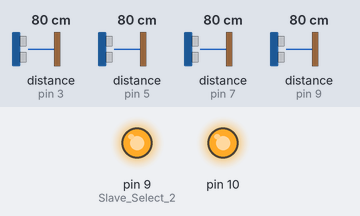
Bench run of a sketch on a simulated Arduino Uno, built with avr-gcc and run on an emulated ATmega328P. Parts: output pins drawn as LEDs (lit = HIGH). The inputs (shaded band) are chosen by the test bench; at power-on: distance to the obstacle (sensors on pin 3, pin 5, pin 7, pin 9) 80 cm. The echo pulse lasts 58.3 µs per cm; pins used as bus, display or sensor lines are not drawn; what the sketch prints to the serial monitor is not drawn.

Above: at 0.1 s.
Timing chart, 0 to 1.6 s (numbered marks = the images above):
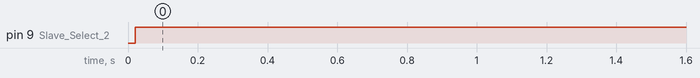

The sketch:

ArduinoUNO.ino
```cpp
//SPI
#include <SPI.h>

//Ping Sensor Library
#include <NewPing.h>

//SPI
int done = 1;

// (trigger, echo, maxd)istance
NewPing sens1(2, 3, 200);
NewPing sens2(4, 5, 200);
NewPing sens3(6, 7, 200);
NewPing sens4(8, 9, 200);

void setup() {
  Serial.begin(9600);
  Serial.println("Ping Sensors on");

//SPI
  pinMode(SS, OUTPUT); //Slave Select 1
  pinMode(9, OUTPUT); //Slave Select 2
  digitalWrite(SS, HIGH);
  digitalWrite(9, HIGH);
}

void loop() {

  //SPI
  //char / slave (9 = Motor Control, 10 = GPS/Bluetooth)
  sendData('U', 9);


  //Sensor example
  front();
  rear();
}

void sendData(char x, int slave) {
  SPI.begin();
  if (done <= 0) return; // just run this `done` times then stop
  // enable Slave Select by setting to low
  digitalWrite(slave, LOW);
  SPI.transfer(x);
  delay(20); // important need time to transfer
  digitalWrite(slave, HIGH);
  Serial.print("Sending: ");
  Serial.println(x);
  SPI.endTransaction();

  delay(20);
}

void front() {
  ss1();
  delay (500);
  ss2();
}

void rear() {
  ss3();
  delay(500);
  ss4();
}

void ss1() {
  Serial.print("Sensors 1:: ");
  Serial.print(sens1.ping_in());
  Serial.println(" in.");
}

void ss2() {
  Serial.print("Sensors 2:: ");
  Serial.print(sens2.ping_in());
  Serial.println(" in.");
}

void ss3() {
  Serial.print("Sensors 3:: ");
  Serial.print(sens3.ping_in());
  Serial.println(" in.");
}

void ss4() {
  Serial.print("Sensors 4:: ");
  Serial.print(sens4.ping_in());
  Serial.println(" in.");
}
```

Measured:
- by itself, pin 9 (Slave_Select_2): LOW → HIGH at 0.02 s
